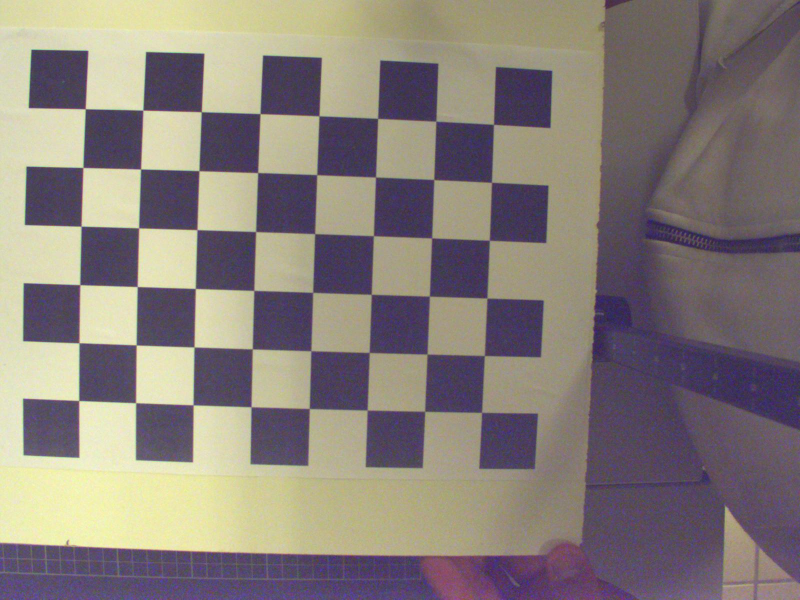
#> input picture ATI/TD2/images_calibration/mire10.jpg, 1600 x 1200 px, found by its file name (shown at 1/2 size); its folder holds only this picture in this run
$ jupyter execute --allow-errors Notebook_calibration.ipynb   (shell and % lines are left out)
#> lines starting #> are read from the running program, lines starting #| are printed output that depends on the picture; after the words box and inside, x2 and y2 are one past the last pixel; in counts of white or black regions, pixels touching at a corner belong together; long printed decimals are rounded
# TD2

## Calibration de caméra

La calibration est une étape ULTRA importante dans un système d'acquisition. Cela permet notamment de rectifier l'acquisition pour une représentation fidèle de la scène à analyser dans le domaine numérique.

Cet exercice ici est plus un tutoriel de calibration qu'un travail de codage. Vous aurez les fonctions quasi toutes développées, et l'objectif sera d'analyser les actions qui sont faites, comprendre la nature des variables, et ainsi maitriser le processus de calibration. A la fin, vous aurez également un cas d'usage permettrant de saisir l'utilité de la calibration.

Mais d'abord, on va faire un rappel.

---
### Le modèle de caméra trou d’épingle

Le trou d’épingle (pinhole) est utilisé pour modéliser
simplement les caméras. Le modèle utilisé dans le TD est plus complexe puisqu’il est
possible de gérer la non orthogonalité des lignes et colonnes du plan image ainsi que des
distorsions optiques (radiales et tangentielles). Le modèle intègre les paramètres
**intrinsèques** et **extrinsèques**.

Les paramètres **extrinsèques** sont ceux qui permettent de situer un point du **repère Monde** [$X$,$Y$,$Z$] dans le **repère Caméra** [$X_{C}$,$Y_{C}$,$Z_{C}$]. Cette transition se fait grâce à une matrice des paramètres extrinsèques composée d'une matrice de Rotation $R$ et d'une matrice de translation $t$. La matrice se présente sous la forme suivante :

\begin{equation*}
    \begin{vmatrix}
    r_{xx} & r_{xy} & r_{xz} & t_{x} \\
    r_{yx} & r_{yy} & r_{yz} & t_{y} \\
    r_{zx} & r_{zy} & r_{zz} & t_{z} \\
    0 & 0 & 0 & 1
    \end{vmatrix}
\end{equation*}

La translation est définit par un total de 3 valeurs (1 distance par axe). La rotation est définie également par 3 valeurs (1 angle par axe), permettant de définir les 9 valeurs $r_{ij}$.

Les paramètres **intrinsèques** sont ceux qui permettent de passer un point du **repère Caméra** $[X_{C}$,$Y_{C}$,$Z_{C}$] dans le **repère Numérique** [$u$,$v$] (ce sont les coordonnées des pixels dans la matrice). Cette transition se fait grâce à une matrice des paramètres intrinsèques $K$ construite de la manière suivante :

\begin{equation*}
    K = \begin{vmatrix}
    \alpha_{u} & 0 & u_{0} \\
    0 & \alpha_{v} & v_{0} \\
    0 & 0 & 1
    \end{vmatrix}
\end{equation*}

Les paramètres $\alpha_{u}$ et $\alpha_{v}$ sont des coefficients définis de la manière suivante :

$\alpha_{u} = f.k_{u} ; \alpha_{u} = f.k_{v}$

$f$ correspond à la focale (distance en mm), $k_{u}$ et $k_{v}$ sont des coefficients de conversion pixel -> mm (cela correspond à la taille du pixel en mm).

Les paramètres $u_{0}$ et $v_{0}$ correspondent aux coordonnées du point origine du repère caméra ($X_{C}$=$Y_{C}$=$Z_{C}$=0) dans le repère caméra. C'est très souvent le centre de l'image, mais avec un détail plus précis.

---
### La distorsion

A tous ces jolis coefficients, il faut rajouter les coefficients de distorsion. Ces distorsions sont causées par le modèle de la caméra, créant des images qui ne sont pas conformes à la réalité. On compte 2 types majeurs de distorsion.

La première est la distorsion radiale. D'un point de vue visuel, cette distorsion rend des lignes droites comme incurvées sur l'image. Ce type de distorsion peut être décrit par 3 paramètres ($k_{1}$, $k_{2}$ et $k_{3}$) via la formule suivante :

\begin{equation*}
    x_{distorted} = x (1 + k_{1}r^{2} + k_{2}r^{4} + k_{3}r^{6}) \\
    y_{distorted} = y (1 + k_{1}r^{2} + k_{2}r^{4} + k_{3}r^{6})
\end{equation*}

Dans l'équation ci-dessus, $r$ correspond à la distance euclidienne entre $x_{distorted}$ et $x$. On peut utiliser plus de coefficients ($k_{4}$, $k_{5}$, etc.) pour plus de détails, mais avec 3 coefficients, on a déjà une bonne estimation.

La deuxième est la distorsion tangentielle. Elle se produit parce que l'objectif de prise de vue n'est pas parfaitement aligné parallèlement au plan d'imagerie. Certaines zones de l'image peuvent donc sembler plus proches que prévu. Elle est décrite ici avec 2 paramètres ($p_{1}$ et $p_{2}$) dans la formule suivante :

\begin{equation*}
    x_{distorted} = x + |2p_{1}xy + p_{2}(r^{2} + 2x^{2})| \\
    y_{distorted} = y + |p_{1}(r^{2} + 2y^{2}) + 2p_{2}xy|
\end{equation*}

L'objectif principal de la calibration est donc d'estimer le plus précisement possible ces 5 coefficients de distorsion, afin de rectifier par la suite les images. Pour cela, on va utiliser un modèle d'étalonnage dont on connaît les propriétés.

---
### Acquisition

Pour calibrer la caméra, nous devons d’abord prendre plusieurs images d’une mire
d’étalonnage sous différents angles. Un modèle d’étalonnage typique est un damier
asymétrique, où un côté contient un nombre pair de carrés, à la fois noir et blanc, et l’autre
contient un nombre impair de carrés.
Le motif doit être fixé sur une surface plane. La taille d’un carré doit être mesurée en unités
mondiales, par exemple en millimètres, aussi précisément que possible. Dans la pratique, il
est recommandé d’utiliser 10 à 20 images pour un étalonnage précis.

Ici, on est en salle de TD, sans caméra, donc on vous donne les images (dossier mirecalibration_serie2 à télecharger).

[cell 1]
# Chargement des librairies
import numpy as np
import cv2
from matplotlib import pyplot as plt
import os

[cell 2]

# Chargement des images
path='../images_calibration/'
files = os.listdir(path)
files.append(files.pop(0))

images = []
for file in files:
    images.append(cv2.cvtColor(cv2.imread(path+file,1),cv2.COLOR_BGR2RGB))

# Affichage de la première image
plt.close()
plt.figure(figsize=(10,10))
#> (the rest of this cell did not finish here and is left out)

Les images chargées, nous allons détecter sur l'image les coins du damier, à savoir l'intersection entre deux carrés noirs. Dans notre exemple, il y en a 48 (6x8). Voici un exemple du traitement sur la première image.

[cell 3]

dim_grid = (8,6)
square_size = 28

objp = np.zeros((dim_grid[0]*dim_grid[1],3), np.float32)
objp[:,:2] = np.mgrid[0:dim_grid[0],0:dim_grid[1]].T.reshape(-1,2) * square_size

objpoints = []
imgpoints = []

output = images[0].copy()
gray = cv2.cvtColor(output,cv2.COLOR_BGR2GRAY)
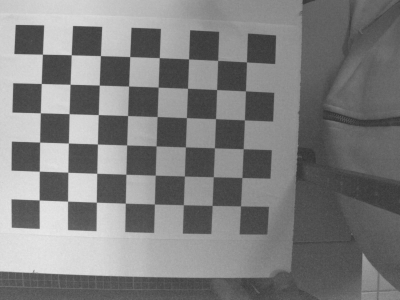
#> gray: shape (1200, 1600) (shown at 1/4 size); min 41, max 236, mean 125.9
ret, corners = cv2.findChessboardCorners(gray, dim_grid, None)
#> ret = True; corners = 48 rows, first 8: [170.9, 218], [286.4, 220.8], [403.2, 224.2], [520.7, 227.6], [638.5, 232], [755.5, 237.5], [871.7, 242.7], [987.7, 249.5]

if ret == True:
    objpoints.append(objp)
    corners2 = cv2.cornerSubPix(gray, corners, (11,11), (-1,-1), (cv2.TERM_CRITERIA_EPS + cv2.TERM_CRITERIA_MAX_ITER, 30, 0.001))
#> corners2 = 48 rows, first 8: [171, 218.1], [286.3, 220.7], [403.1, 224.1], [520.6, 227.8], [638.5, 232.2], [755.8, 237.3], [872.2, 242.8], [987.5, 249.2]
    imgpoints.append(corners2)

# Affichage des coins détectés sur l'image
cv2.drawChessboardCorners(output, (dim_grid[0],dim_grid[1]), corners2, ret)
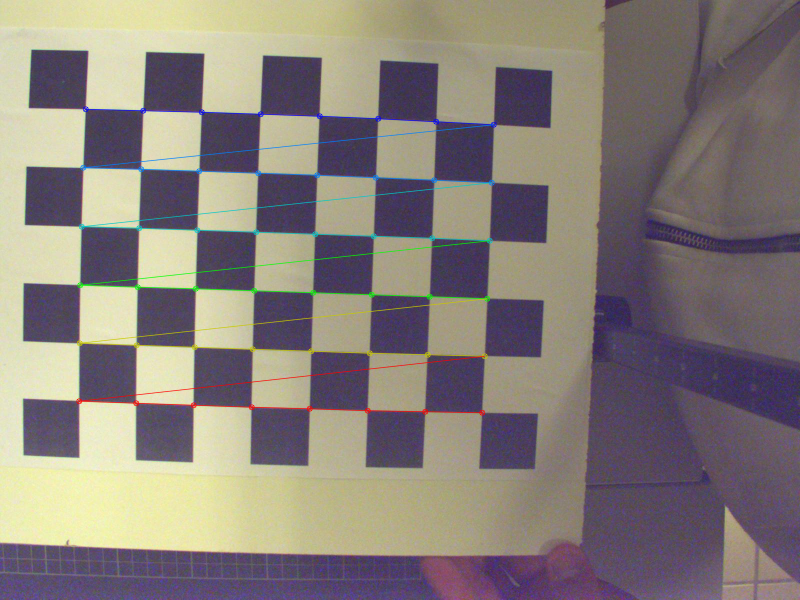
#> output: shape (1200, 1600, 3) (shown at 1/2 size); mean R, G, B 134.9, 126.4, 121.5
plt.close()
plt.figure(figsize=(10,10))
plt.imshow(output)

Que signifient les variables dim_grid et square_size ?

**_Réponse :_**

Que contiennent les variables objpoints et imgpoints ?

**_Réponse :_**

A quoi sert la fonction cv2.cornerSubPix ?

**_Réponse :_**

On va maintenant effectuer la même opération mais sur toutes les images de calibration

[cell 4]
dim_grid = (8,6)
square_size = 28

objp = np.zeros((dim_grid[0]*dim_grid[1],3), np.float32)
objp[:,:2] = np.mgrid[0:dim_grid[0],0:dim_grid[1]].T.reshape(-1,2) * square_size

objpoints = []
imgpoints = []

for img in images:
    gray = cv2.cvtColor(img,cv2.COLOR_RGB2GRAY)
    ret, corners = cv2.findChessboardCorners(gray, dim_grid, None)
    # If found, add object points, image points (after refining them)
    if ret == True:
        objpoints.append(objp)
        corners2 = cv2.cornerSubPix(gray, corners, (11,11), (-1,-1), (cv2.TERM_CRITERIA_EPS + cv2.TERM_CRITERIA_MAX_ITER, 30, 0.001))
        imgpoints.append(corners2)
#> this loop made 1 pass
#> ret on pass 1: True
#> after the loop, imgpoints = 1 item; objpoints = 1 item

---
### Calibration

Les coins de damier sont tous détectés ! L'étape suivante est la calibration de la caméra, à savoir l'estimation des coefficients de distorsion $k_{1}$, $k_{2}$, $k_{3}$, $p_{1}$ et $p_{2}$.

Nous avons besoin pour cela des variables objpoints et imgpoints calculées précedemment. On peut également aider à la calibration en fournissant les paramètres intrinsèques lorsqu'on les connaît. Dans notre cas, on va laisser la fonction estimer ces paramètres.

[cell 5]
var1, var2, var3, var4, var5 = cv2.calibrateCamera(objpoints, imgpoints, gray.shape[::-1], None, 4, None, None)
#> var1 = 0.169; var2 = [[3106.7, 0, 986.1], [0, 3137.6, 620.2], [0, 0, 1]]; var3 = [-0.558, -0.923, -0.00557, -0.0359, 8.2]; var4 = ([0.0982, -0.132, 0.0373],); var5 = ([-193.4, -95.23, 723.5],)

A quoi correspond chacune des variables calculées précedemment ?

*N'hésitez pas à aller voir la documentation de la fonction, ça pourrait être utile...*

[cell 6]
# Var 1
print("var1 : {}".format(var1))
#| var1 : 0.1687

**_Réponse :_**

[cell 7]
# Var 2
print("var2 : \n{}".format(var2))
#| var2 :
#| [[3.10671685e+03 0.00000000e+00 9.86074779e+02]
#|  [0.00000000e+00 3.13758931e+03 6.20191996e+02]
#|  [0.00000000e+00 0.00000000e+00 1.00000000e+00]]

**_Réponse :_**

[cell 8]
# Var 3
print("var3 : \n{}".format(var3))
#| var3 :
#| [[-5.58066042e-01]
#|  [-9.23490412e-01]
#|  [-5.57295774e-03]
#|  [-3.59031732e-02]
#|  [ 8.19859038e+00]]

**_Réponse :_**

[cell 9]
# Var 4
print("Premier élément de var4 brut: \n{}".format(var4[0]))
#| Premier élément de var4 brut:
#| [[ 0.09825 ]
#|  [-0.1322]
#|  [ 0.03735]]
print("Premier élément de var4 après transformation: \n{}".format(cv2.Rodrigues(var4[0])[0]))
#| Premier élément de var4 après transformation:
#| [[ 0.9906 -0.04365  -0.1297]
#|  [ 0.03069   0.9945 -0.1002]
#|  [ 0.1334  0.09532  0.9865]]
print("Taille de var4 : {}".format(len(var4)))
#| Taille de var4 : 1

**_Réponse :_**

[cell 10]
# Var 5
print("Premier élément de var5 : \n{}".format(var5[0]))
#| Premier élément de var5 :
#| [[-193.410]
#|  [ -95.228]
#|  [ 723.472]]
print("Taille de var5 : {}".format(len(var5)))
#| Taille de var5 : 1

**_Réponse :_**

On va maintenant considérer que nous n'avons pas de distorsion tangentielle ($p_{1}$,$p_{2}$ = 0), et également que le coefficient $k_{3}$ est égal à 0. Il faut donc recalibrer la caméra avec ces nouvelles informations. Effectuez la calibration en fixant ces paramètres à 0 (et regardez la documentation de la fonction surtout !)

#> (a cell that did not finish here is left out)

Qu'est ce que cela change au niveau des valeurs calculées ? A-t-on des écarts signficatifs sur certains paramètres par rapport à la précédente calibration ?

**_Réponse :_**

On va maintenant visualiser les résultats de la calibration avec une figure 3D, avec notre caméra et la position des échiquiers des différentes images estimées.

[cell 12]
from mpl_toolkits.mplot3d import Axes3D
from matplotlib import cm

# Plein de fonctions pour l'affichage 3D des résultats de la calibration

# [224 lines left out: functions inverse_homogeneoux_matrix, transform_to_matplotlib_frame, create_camera_model, create_board_model, draw_camera_boards, calibration_figure, not called in this run]

[cell 13]
# A compléter
# Affichage des résultats de calibration en 3D
...

---
### Correction

A partir des coefficients calculés, on va pouvoir maintenant corriger les images acquises, grâce au code suivant

[cell 14]
ret, mtx, dist, rvecs, tvecs = var1, var2, var3, var4, var5
#> ret = 0.169; mtx has the same summary as var2; dist = [-0.558, -0.923, -0.00557, -0.0359, 8.2]; rvecs = ([0.0982, -0.132, 0.0373],); tvecs = ([-193.4, -95.23, 723.5],)
h,  w = img.shape[:2]
newcameramtx, roi = cv2.getOptimalNewCameraMatrix(mtx, dist, (w,h), 1, (w,h))
#> newcameramtx = [[2934.8, 0, 968.8], [0, 2930.9, 618.1], [0, 0, 1]]; roi = (14, 28, 1563, 1143)

corrected_images = [cv2.undistort(i, mtx, dist, None, newcameramtx) for i in images]
#> corrected_images = 1 item

x, y, w, h = roi
#> x = 14; y = 28; w = 1563; h = 1143
corrected_images = [c[y:y+h, x:x+w] for c in corrected_images]

A quoi sert la fonction getOptimalNewCameraMatrix ?

**_Réponse :_**

Je vous propose maintenant de visualiser le résultat

[cell 15]
plt.close()
plt.subplots(1,2,figsize=(20,10))
plt.subplot(121)
#> (the rest of this cell did not finish here and is left out)

La correction vous paraît-elle satisfaisante ?

**_Réponse :_**

---
# Cas pratique

Bon, il est possible qu'à ce stade-là, je ne vous ai pas convaincu de l'intérêt de la calibration. Ok, je relève le défi. On va prendre les deux mêmes images affichées précedemment. Sur chacune des images, on va appliquer un algorithme de traitement d'images pour détecter les lignes (Hough). On pourra ensuite comparer les résultats :D

[cell 16]
# Première étape : Détection de contours via le filtre de Canny
img_a = images[-1].copy()
img_b = corrected_images[-1].copy()
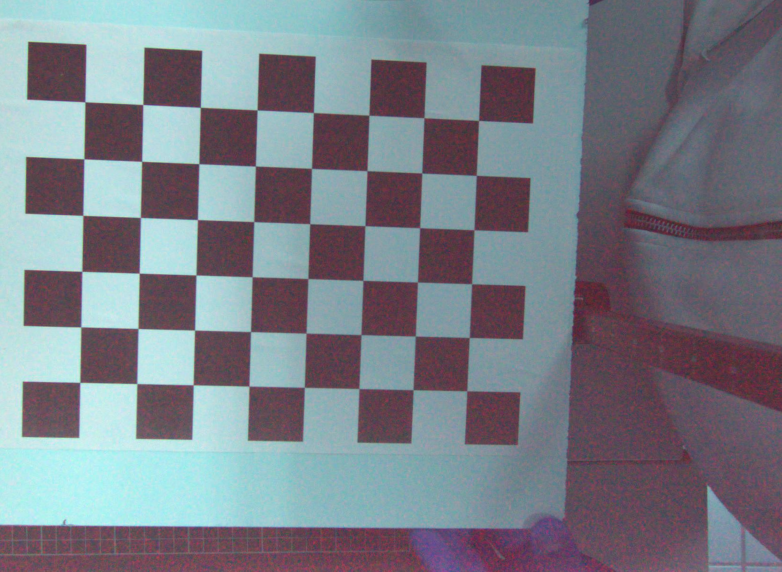
#> img_b: shape (1143, 1563, 3) (shown at 1/2 size); mean of channels 0, 1, 2 135.4, 126.5, 121.6; drawn as B, G, R

output_a = img_a.copy()
output_b = img_b.copy()

gray_a = cv2.cvtColor(img_a, cv2.COLOR_BGR2GRAY)
gray_b = cv2.cvtColor(img_b, cv2.COLOR_BGR2GRAY)
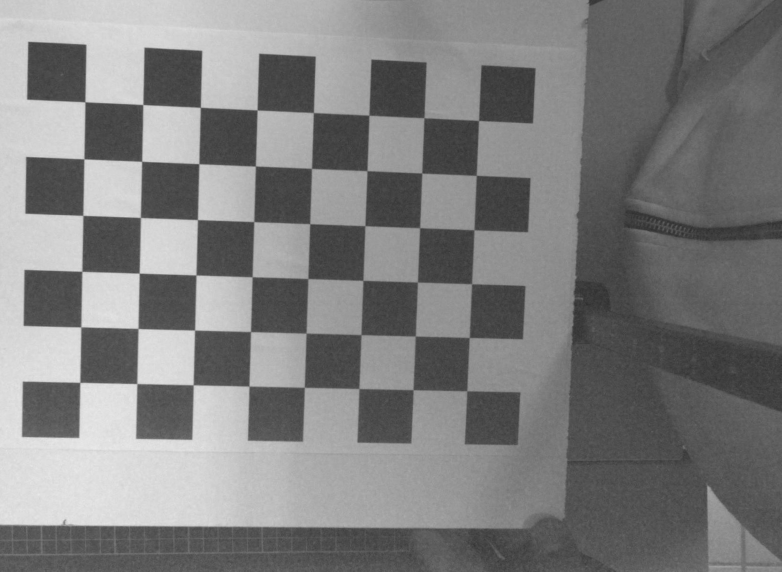
#> gray_b: shape (1143, 1563) (shown at 1/2 size); min 43, max 236, mean 126

canny_a = cv2.Canny(gray_a, 50, 200, None, 3)
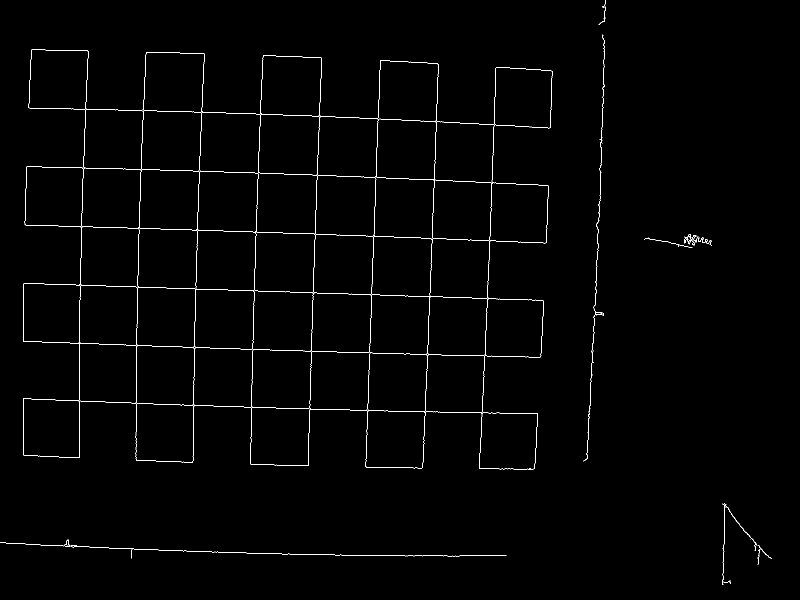
#> canny_a: shape (1200, 1600) (shown at 1/2 size); 0.92% white in thin lines or dots
canny_b = cv2.Canny(gray_b, 50, 200, None, 3)
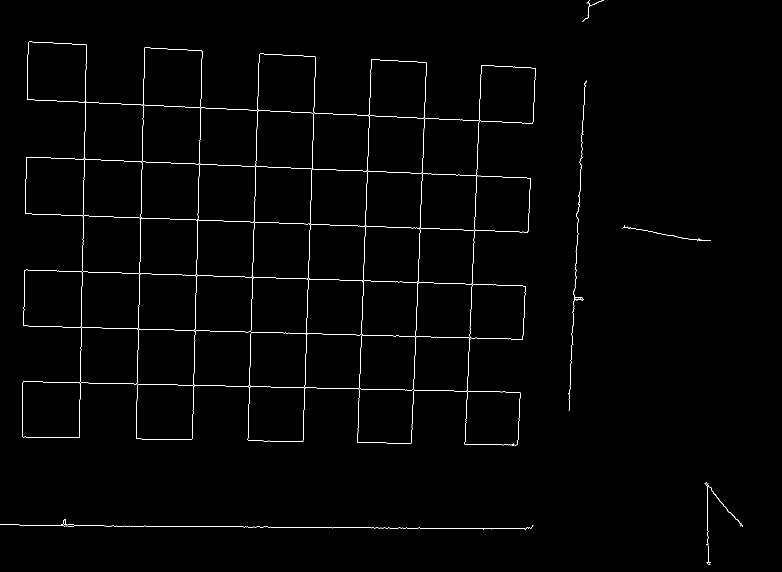
#> canny_b: shape (1143, 1563) (shown at 1/2 size); 0.93% white in thin lines or dots

plt.close()
plt.subplots(1,2,figsize=(20,10))
plt.subplot(121)
plt.imshow(canny_a,'gray')
plt.title("Avant la correction")
plt.subplot(122)
plt.imshow(canny_b,'gray')
plt.title("Après la correction")
plt.show()

[cell 17]
# Deuxième étape : application de Hough pour la détection de lignes
lines_a = cv2.HoughLines(canny_a, 1, np.pi / 180, 150, None, 0, 0)
#> lines_a = 34 rows, first 8: [763, 0.0349], [446, 1.61], [563, 1.61], [680, 1.61], [646, 0.0349], [796, 1.61], [880, 0.0349], [328, 1.61]
if lines_a is not None:
    for i in range(0, len(lines_a)):
        rho = lines_a[i][0][0]
        theta = lines_a[i][0][1]
        a = np.cos(theta)
        b = np.sin(theta)
        x0 = a * rho
        y0 = b * rho
        pt1 = (int(x0 + 1000*(-b)), int(y0 + 1000*(a)))
        pt2 = (int(x0 - 1000*(-b)), int(y0 - 1000*(a)))
        cv2.line(output_a, pt1, pt2, (255,0,0), 2, cv2.LINE_AA)
#> this loop made 34 passes
#> (rho, theta, a, b, x0, y0, pt1, pt2) on passes 1 to 6: (763, 0.0349, 0.999, 0.0349, 762.5, 26.63, (727, 1026), (797, -972)), (446, 1.61, -0.0349, 0.999, -15.57, 445.7, (-1014, 410), (983, 480)), (563, 1.61, -0.0349, 0.999, -19.65, 562.7, (-1019, 527), (979, 597)), (680, 1.61, -0.0349, 0.999, -23.73, 679.6, (-1023, 644), (975, 714)), (646, 0.0349, 0.999, 0.0349, 645.6, 22.55, (610, 1021), (680, -976)), (796, 1.61, -0.0349, 0.999, -27.78, 795.5, (-1027, 760), (971, 830))
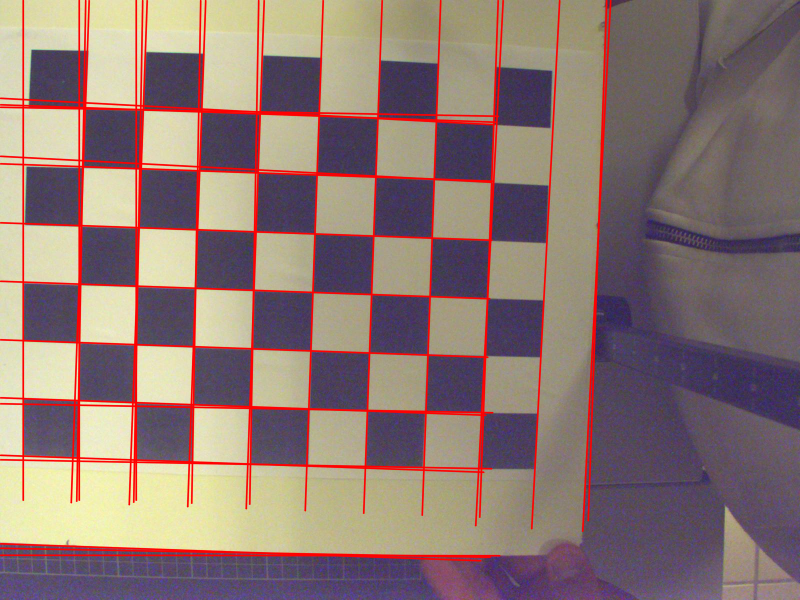
#> output_a: shape (1200, 1600, 3) (shown at 1/2 size); mean R, G, B 141, 118.8, 114.5

lines_b = cv2.HoughLines(canny_b, 1, np.pi / 180, 150, None, 0, 0)
#> lines_b = 20 rows, first 8: [174, 0.0175], [426, 1.61], [635, 0.0349], [746, 0.0349], [80, 1.62], [872, 1.59], [536, 1.61], [58, 0.0175]
if lines_b is not None:
    for i in range(0, len(lines_b)):
        rho = lines_b[i][0][0]
        theta = lines_b[i][0][1]
        a = np.cos(theta)
        b = np.sin(theta)
        x0 = a * rho
        y0 = b * rho
        pt1 = (int(x0 + 1000*(-b)), int(y0 + 1000*(a)))
        pt2 = (int(x0 - 1000*(-b)), int(y0 - 1000*(a)))
        cv2.line(output_b, pt1, pt2, (255,0,0), 2, cv2.LINE_AA)
#> this loop made 20 passes
#> (rho, theta, a, b, x0, y0, pt1, pt2) on passes 1 to 6: (174, 0.0175, 1, 0.0175, 174, 3.04, (156, 1002), (191, -996)), (426, 1.61, -0.0349, 0.999, -14.87, 425.7, (-1014, 390), (984, 460)), (635, 0.0349, 0.999, 0.0349, 634.6, 22.16, (599, 1021), (669, -977)), (746, 0.0349, 0.999, 0.0349, 745.5, 26.04, (710, 1025), (780, -973)), (80, 1.62, -0.0523, 0.999, -4.19, 79.89, (-1002, 27), (994, 132)), (872, 1.59, -0.0175, 1, -15.22, 871.9, (-1015, 854), (984, 889))
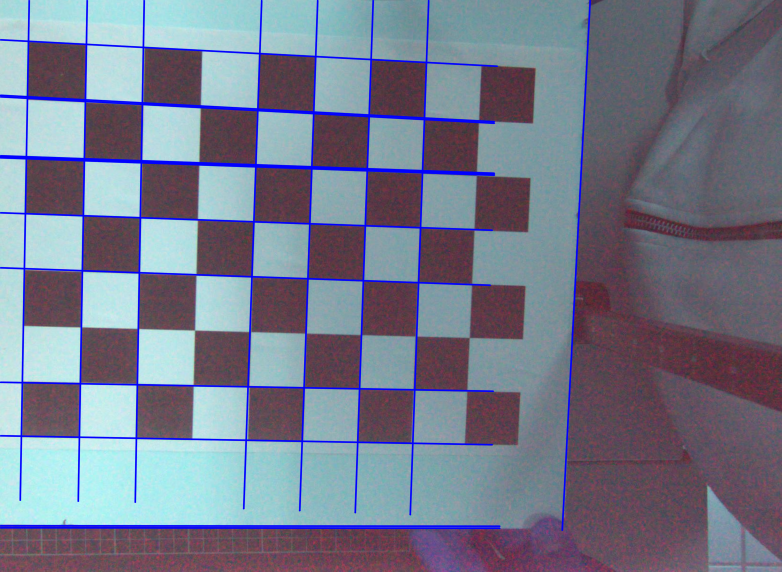
#> output_b: shape (1143, 1563, 3) (shown at 1/2 size); 5.04% of pixels changed, all inside (x1, y1, x2, y2) = (0, 0, 1183, 1063); drawn as B, G, R

# Affichage des résultats
plt.close()
plt.subplots(1,2,figsize=(20,10))
plt.subplot(121)
plt.imshow(output_a,'gray')
plt.title("Avant la correction")
plt.subplot(122)
plt.imshow(output_b,'gray')
plt.title("Après la correction")
plt.show()
